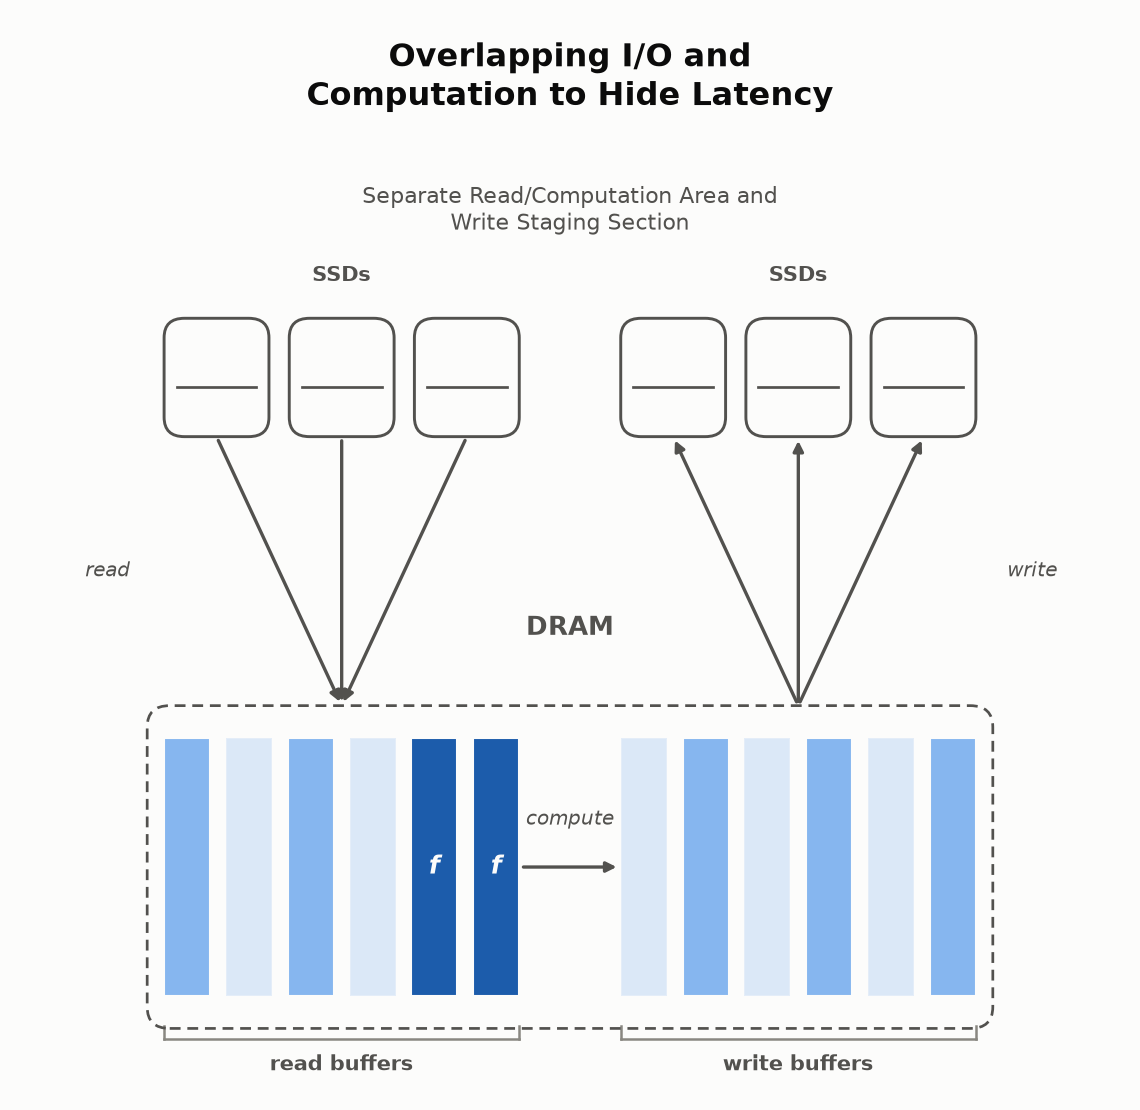

Source code (Python):
#!/usr/bin/env python3
"""Conceptual diagram: overlapping reads, compute, and writes in
ExternalTransform (ChunkSequence/external_engine.h). Compact/narrow variant
of io_compute_overlap.py for slide layouts that can't fit the wide
left-SSDs/DRAM/right-SSDs original: the DRAM content is identical (same two
zones, same compute arrow, same role colors), but the two SSD stacks move
from flanking the DRAM box to sitting **above** it -- read-source drives over
the read-buffer zone, write-destination drives over the write-buffer zone --
with the read/write arrows running vertically instead of horizontally. That
trades width for height, which is the right trade when the constraint is
slide width rather than slide height. See io_compute_overlap.py's docstring
for the underlying conceptual rationale (two zones not three, why the
compute arrow stays inside the dashed DRAM box, source references into
external_engine.h/chunk_seq_reader.h/unordered_file_writer.h) -- none of
that changes here, only the SSD placement and the figure's aspect ratio.
"""
import argparse

import matplotlib

matplotlib.use("Agg")
import matplotlib.patches as mpatches
import matplotlib.pyplot as plt
from matplotlib.lines import Line2D

# Light-mode chart palette (see the dataviz skill's reference palette;
# matches figures/disk_layout_diagram.py and figures/parlay_operations.py).
SURFACE = "#fcfcfb"
INK_PRIMARY = "#0b0b0b"
INK_SECONDARY = "#52514e"
INK_MUTED = "#898781"
BASELINE = "#c3c2b7"

# Fixed role colors -- not an ordered ramp, since this figure (unlike the
# other two) has no "position" to encode. Both are steps of the same blue
# sequential ramp used as DISCRETE_STEPS there, so the figure set stays one
# family.
STAGING_COLOR = "#86b6ef"  # step 250 -- light blue, both buffer pools
COMPUTE_COLOR = "#1c5cab"  # step 550 -- stronger blue, actively being read

BAR_X0, BAR_X1 = 0.14, 0.86
BAR_Y0, BAR_Y1 = 0.10, 0.34
CELL_GAP = 0.014

# Two zones, not three: read-buffer pool | (compute arrow) | write-buffer
# pool. ZONE_GAP is the visual gap between them where the compute arrow
# lives -- there is no third zone of cells there.
READ_CELLS, WRITE_CELLS = 6, 6
ZONE_GAP = 0.09
ZONE_CELLS_W = (BAR_X1 - BAR_X0) - ZONE_GAP
READ_ZONE_X0 = BAR_X0
READ_ZONE_W = ZONE_CELLS_W * READ_CELLS / (READ_CELLS + WRITE_CELLS)
WRITE_ZONE_X0 = READ_ZONE_X0 + READ_ZONE_W + ZONE_GAP
WRITE_ZONE_W = ZONE_CELLS_W * WRITE_CELLS / (READ_CELLS + WRITE_CELLS)
READ_CELL_W = (READ_ZONE_W - CELL_GAP * (READ_CELLS - 1)) / READ_CELLS
WRITE_CELL_W = (WRITE_ZONE_W - CELL_GAP * (WRITE_CELLS - 1)) / WRITE_CELLS

# SSDs sit above the DRAM bar instead of flanking it -- a short row of
# drives over each zone (read sources over the read zone, write
# destinations over the write zone) rather than a tall column to either
# side. This is the one structural change from io_compute_overlap.py: it
# frees the width the side columns used to take, at the cost of height,
# which is the trade slides want.
SSD_PER_SIDE = 3
SSD_STACK_GAP = 0.018
SSD_H = 0.11
READ_ZONE_HI = READ_ZONE_X0 + READ_ZONE_W
WRITE_ZONE_HI = WRITE_ZONE_X0 + WRITE_ZONE_W
READ_SSD_W = (READ_ZONE_W - SSD_STACK_GAP * (SSD_PER_SIDE - 1)) / SSD_PER_SIDE
WRITE_SSD_W = (WRITE_ZONE_W - SSD_STACK_GAP * (SSD_PER_SIDE - 1)) / SSD_PER_SIDE
SSD_Y0 = 0.62
SSD_LABEL_Y = SSD_Y0 + SSD_H + 0.03


def read_cell_x0(i):
    return READ_ZONE_X0 + i * (READ_CELL_W + CELL_GAP)


def write_cell_x0(i):
    return WRITE_ZONE_X0 + i * (WRITE_CELL_W + CELL_GAP)


def read_ssd_x0(i):
    return READ_ZONE_X0 + i * (READ_SSD_W + SSD_STACK_GAP)


def write_ssd_x0(i):
    return WRITE_ZONE_X0 + i * (WRITE_SSD_W + SSD_STACK_GAP)


def draw_drive(ax, x0, y0, w, h, label=None):
    box = mpatches.FancyBboxPatch(
        (x0, y0), w, h,
        boxstyle="round,pad=0.0,rounding_size=0.018",
        linewidth=1.4, edgecolor=INK_SECONDARY, facecolor="none",
        zorder=5, mutation_aspect=1,
    )
    ax.add_patch(box)
    # A short platter line reads as "disk" at a glance, echoing
    # disk_layout_diagram.py's per-drive framing.
    ax.plot([x0 + w * 0.12, x0 + w - w * 0.12],
            [y0 + h * 0.42, y0 + h * 0.42],
            color=INK_SECONDARY, linewidth=1.3, zorder=6)
    if label:
        ax.text(x0 + w / 2, y0 - 0.022, label, ha="center", va="top",
                fontsize=10, color=INK_SECONDARY, fontweight="bold")


def curved_arrow(ax, xy_from, xy_to, color, rad=0.25):
    ax.annotate(
        "", xy=xy_to, xytext=xy_from,
        arrowprops=dict(
            arrowstyle="-|>", color=color, linewidth=1.6,
            shrinkA=2, shrinkB=2, connectionstyle=f"arc3,rad={rad}",
        ),
        zorder=4,
    )


def draw_dram_bar(ax):
    box = mpatches.FancyBboxPatch(
        (BAR_X0 - 0.015, BAR_Y0 - 0.03), (BAR_X1 - BAR_X0) + 0.03,
        (BAR_Y1 - BAR_Y0) + 0.06,
        boxstyle="round,pad=0.0,rounding_size=0.02",
        linewidth=1.3, edgecolor=INK_SECONDARY, facecolor="none",
        linestyle=(0, (4, 2.5)), zorder=6, mutation_aspect=1,
    )
    ax.add_patch(box)
    ax.text((BAR_X0 + BAR_X1) / 2, BAR_Y1 + 0.09, "DRAM",
             ha="center", va="bottom", fontsize=12.5, color=INK_SECONDARY,
             fontweight="bold")


IDLE_ALPHA = 0.28  # pale tint of the zone's role color -- never pure white


def draw_cells(ax, cell_x0_fn, cell_w, cells):
    """cells: list of (color, active bool), one per cell index."""
    for i, (color, active) in enumerate(cells):
        ax.add_patch(mpatches.Rectangle(
            (cell_x0_fn(i), BAR_Y0), cell_w, BAR_Y1 - BAR_Y0,
            facecolor=color, edgecolor=SURFACE, linewidth=1.0,
            alpha=1.0 if active else IDLE_ALPHA, zorder=2,
        ))


def draw_zone_bracket(ax, lo, hi, label):
    # Just the role name -- no implementation-detail subtext (pool sizes,
    # thread counts); the figure is meant to read at a glance. No divider
    # line is needed between zones any more -- the real ZONE_GAP (and the
    # compute arrow crossing it) already marks the boundary.
    y = BAR_Y0 - 0.04
    ax.add_line(Line2D([lo, hi], [y, y], color=INK_MUTED, linewidth=1.2,
                        zorder=3))
    ax.add_line(Line2D([lo, lo], [y, y + 0.012], color=INK_MUTED,
                        linewidth=1.2, zorder=3))
    ax.add_line(Line2D([hi, hi], [y, y + 0.012], color=INK_MUTED,
                        linewidth=1.2, zorder=3))
    ax.text((lo + hi) / 2, y - 0.014, label, ha="center", va="top",
            fontsize=10, color=INK_SECONDARY, fontweight="bold")


def draw_compute_marks(ax, cell_x0_fn, cell_w, cells):
    # "f" marks a read-buffer cell a worker is actively reading right now,
    # copying/transforming its data into a freshly emitted output buffer
    # (the compute arrow) -- not a separate compute zone (see module
    # docstring).
    cell_mid_y = (BAR_Y0 + BAR_Y1) / 2
    for i in cells:
        cx = cell_x0_fn(i) + cell_w / 2
        ax.text(cx, cell_mid_y, "f", ha="center", va="center",
                fontsize=12, color=SURFACE, fontstyle="italic",
                fontweight="bold", zorder=7)


def build_panel(ax):
    # Two zones, not three: a read-buffer pool (idle/available cells, cells
    # holding data that landed but isn't picked up yet, and a couple being
    # actively read by a worker right now -- marked "f") and a write-buffer
    # pool (idle/available or occupied, queued to be written), joined by a
    # compute arrow rather than a third same-kind zone. See the module
    # docstring for why -- this is what ExternalTransform's body() actually
    # does, not just a simplification of it. All cells stay tinted with
    # their zone's role color even when idle (alpha only) -- never hatched,
    # never pure white.
    read_cells = [
        (STAGING_COLOR, True),   # landed from disk, not yet picked up
        (STAGING_COLOR, False),  # idle: available in the pool
        (STAGING_COLOR, True),
        (STAGING_COLOR, False),
        (COMPUTE_COLOR, True),   # being read by a worker right now ("f")
        (COMPUTE_COLOR, True),
    ]
    write_cells = [
        (STAGING_COLOR, False),
        (STAGING_COLOR, True),   # queued, waiting to be written
        (STAGING_COLOR, False),
        (STAGING_COLOR, True),
        (STAGING_COLOR, False),
        (STAGING_COLOR, True),
    ]

    draw_dram_bar(ax)
    draw_cells(ax, read_cell_x0, READ_CELL_W, read_cells)
    draw_cells(ax, write_cell_x0, WRITE_CELL_W, write_cells)
    draw_compute_marks(ax, read_cell_x0, READ_CELL_W, [4, 5])

    read_zone_hi = read_cell_x0(READ_CELLS - 1) + READ_CELL_W
    write_zone_lo = write_cell_x0(0)
    draw_zone_bracket(ax, read_cell_x0(0), read_zone_hi, "read buffers")
    draw_zone_bracket(ax, write_zone_lo,
                       write_cell_x0(WRITE_CELLS - 1) + WRITE_CELL_W,
                       "write buffers")

    # Compute arrow: body() copies from a read buffer into a freshly
    # emitted output buffer (ChunkEmitter::alloc()) -- this arrow *is* that
    # copy, not travel through a third memory zone. It stays inside the
    # dashed DRAM box (unlike the read/write arrows below, which cross it)
    # since the transform never touches disk.
    compute_y = (BAR_Y0 + BAR_Y1) / 2
    curved_arrow(ax, (read_zone_hi, compute_y), (write_zone_lo, compute_y),
                 INK_SECONDARY, rad=0.0)
    ax.text((read_zone_hi + write_zone_lo) / 2, compute_y + 0.035, "compute",
            ha="center", va="bottom", fontsize=9.5, color=INK_SECONDARY,
            fontstyle="italic")

    # A short row of SSDs sits above each zone -- read sources above the
    # read-buffer zone, write destinations above the write-buffer zone --
    # instead of a tall column flanking the DRAM bar. This is the one
    # structural difference from io_compute_overlap.py: it turns the
    # left-DRAM-right triptych into a top-DRAM stack, trading width for
    # height. Per-drive arrows run straight down into the read zone's top
    # edge / up from the write zone's top edge; one shared label per row
    # (not per drive) keeps the caption from repeating three times.
    dram_top = BAR_Y1 + 0.03
    read_to = (READ_ZONE_X0 + READ_ZONE_W / 2, dram_top)
    write_from = (WRITE_ZONE_X0 + WRITE_ZONE_W / 2, dram_top)

    for i in range(SSD_PER_SIDE):
        rx0 = read_ssd_x0(i)
        wx0 = write_ssd_x0(i)
        mid_x_r = rx0 + READ_SSD_W / 2
        mid_x_w = wx0 + WRITE_SSD_W / 2
        draw_drive(ax, rx0, SSD_Y0, READ_SSD_W, SSD_H)
        draw_drive(ax, wx0, SSD_Y0, WRITE_SSD_W, SSD_H)
        curved_arrow(ax, (mid_x_r, SSD_Y0), read_to, INK_SECONDARY, rad=0.0)
        curved_arrow(ax, write_from, (mid_x_w, SSD_Y0), INK_SECONDARY,
                     rad=0.0)

    ax.text(READ_ZONE_X0 + READ_ZONE_W / 2, SSD_LABEL_Y, "SSDs",
            ha="center", va="bottom", fontsize=10, color=INK_SECONDARY,
            fontweight="bold")
    ax.text(WRITE_ZONE_X0 + WRITE_ZONE_W / 2, SSD_LABEL_Y, "SSDs",
            ha="center", va="bottom", fontsize=10, color=INK_SECONDARY,
            fontweight="bold")

    arrow_mid_y = (SSD_Y0 + dram_top) / 2
    ax.text(READ_ZONE_X0 - 0.05, arrow_mid_y, "read",
            ha="center", va="center", fontsize=9.5, color=INK_SECONDARY,
            fontstyle="italic")
    ax.text(WRITE_ZONE_HI + 0.05, arrow_mid_y, "write",
            ha="center", va="center", fontsize=9.5, color=INK_SECONDARY,
            fontstyle="italic")

    ax.text(
        0.5, 0.99,
        "Overlapping I/O and\nComputation to Hide Latency",
        ha="center", va="top", fontsize=15.5, color=INK_PRIMARY,
        fontweight="bold",
    )
    ax.text(
        0.5, 0.855,
        "Separate Read/Computation Area and\nWrite Staging Section",
        ha="center", va="top", fontsize=10.5, color=INK_SECONDARY,
    )

    ax.set_xlim(0, 1)
    ax.set_ylim(0.0, 1.02)
    ax.set_xticks([])
    ax.set_yticks([])
    ax.set_facecolor(SURFACE)
    for spine in ax.spines.values():
        spine.set_visible(False)


def build_figure():
    fig = plt.figure(figsize=(7.6, 7.4), constrained_layout=True)
    fig.patch.set_facecolor(SURFACE)
    ax = fig.add_subplot(111)
    build_panel(ax)
    return fig


def main():
    parser = argparse.ArgumentParser(description=__doc__)
    parser.add_argument(
        "--out-prefix", default="io_compute_overlap_compact",
        help="output PNG basename prefix; writes <prefix>.png "
             "(default: %(default)s)")
    args = parser.parse_args()

    out = f"{args.out_prefix}.png"
    fig = build_figure()
    fig.savefig(out, dpi=150, facecolor=fig.get_facecolor())
    plt.close(fig)
    print(f"wrote {out}")


if __name__ == "__main__":
    main()
